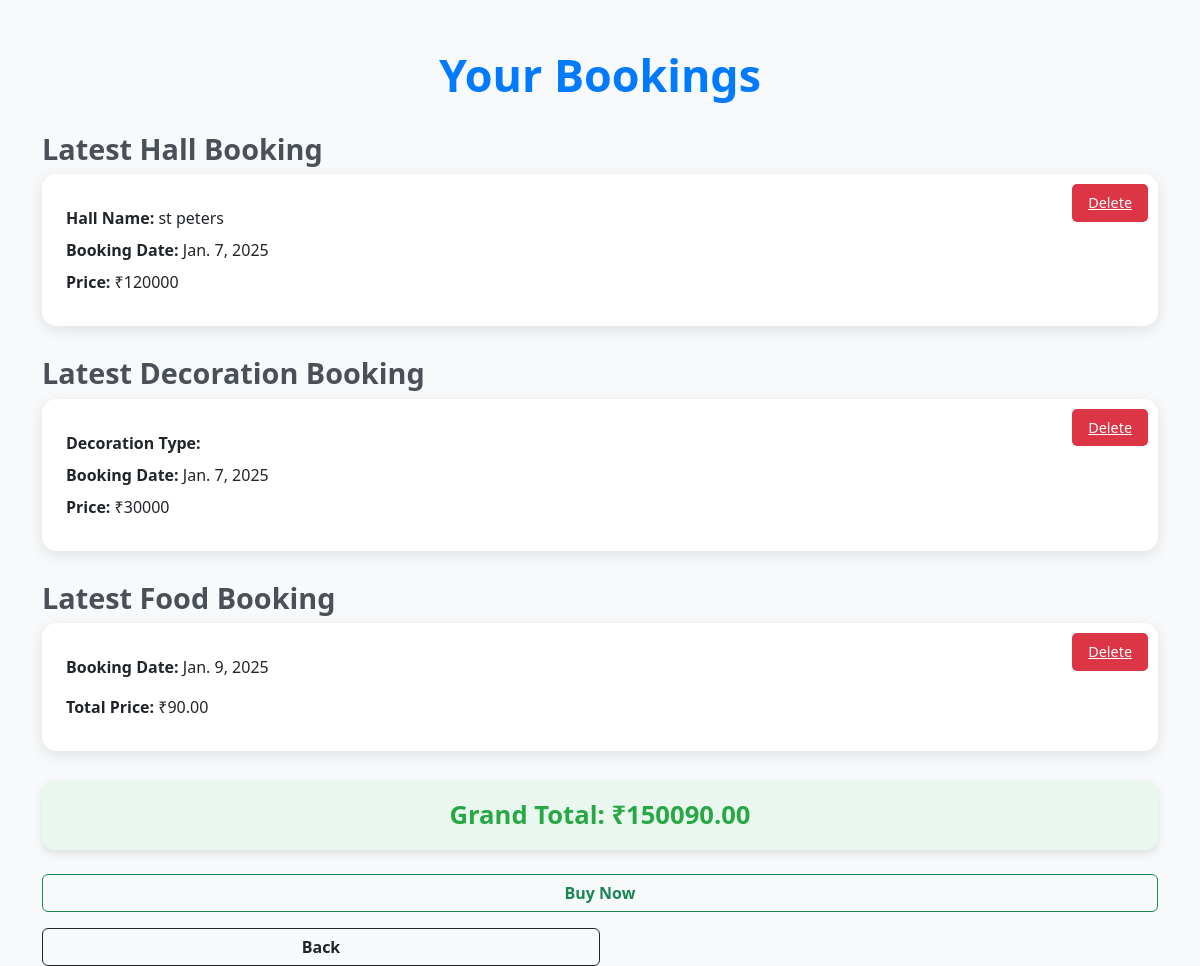
/buy (signed in), run on an earlier commit of the app's database.
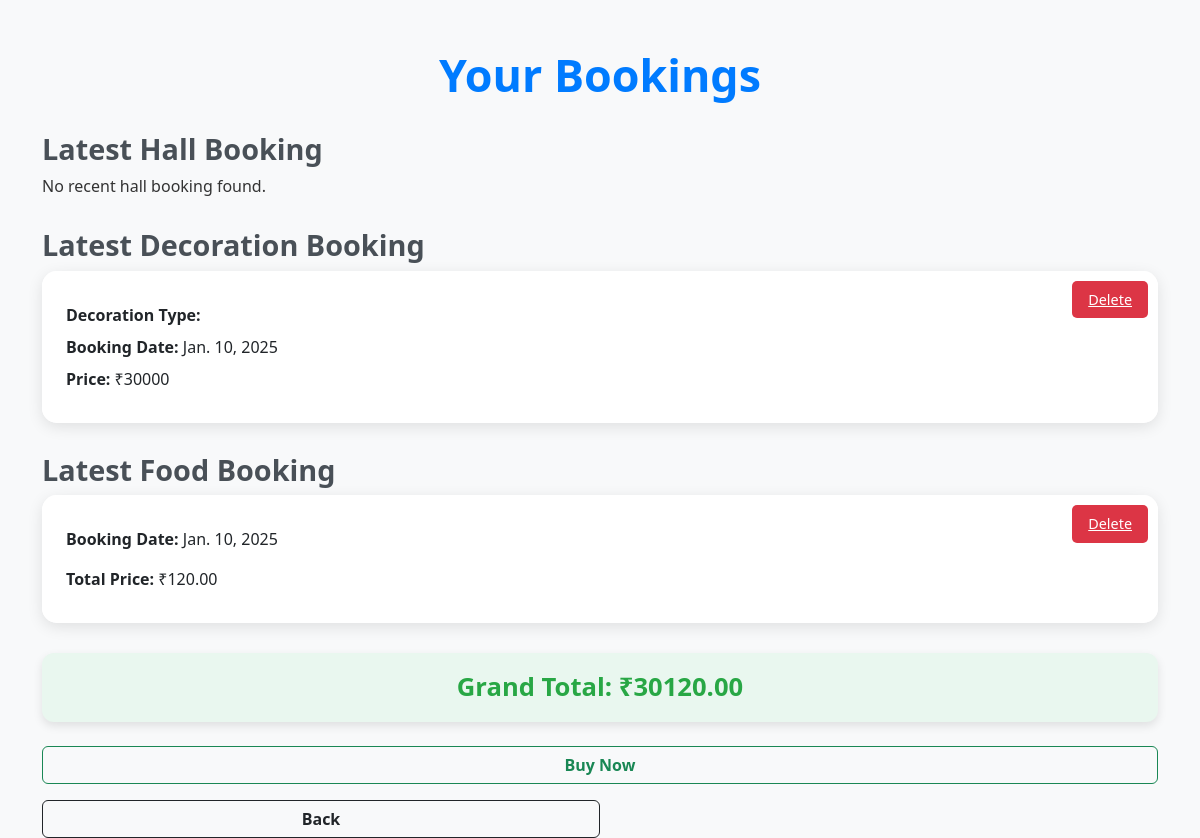
And on a later commit of the database.
### app/models.py (models this page shows, shortened)
class Bookings(models.Model):
    hall=models.ForeignKey(Halls,on_delete=models.CASCADE,null=True)
    bookingdate=models.DateField(null=True)
    customer=models.ForeignKey(Customer,on_delete=models.CASCADE,null=True)
    total_price=models.IntegerField()
    phone=models.IntegerField()

class Halls(models.Model):
    image1=models.FileField()
    image2=models.FileField()
    image3=models.FileField()
    name=models.TextField()
    dis=models.TextField()
    price=models.IntegerField()

class DecBookings(models.Model):
    decoration=models.ForeignKey(Decorations,on_delete=models.CASCADE,null=True)
    customer=models.ForeignKey(Customer,on_delete=models.CASCADE,null=True)
    address=models.TextField(null=True)
    phone=models.IntegerField()
    total_price=models.IntegerField()
    bookingdate=models.DateField(null=True)

class FoodBooking(models.Model):
    foods = models.ManyToManyField(Catering)
    customer = models.ForeignKey(Customer, on_delete=models.CASCADE, null=True)
    total_price = models.DecimalField(max_digits=10, decimal_places=2)
    booking_date = models.DateField(null=True)
    time = models.TimeField()
    address = models.TextField(null=True)
    phone = models.IntegerField()
    qty=models.IntegerField()

### app/views.py (the view)
# urls.py: path('buy',views.buy),
def buy(req):
    if 'user' in req.session:
        user = Customer.objects.get(email=req.session['user'])
        latest_hall = Bookings.objects.filter(customer=user).order_by('-id').first() if Bookings.objects.filter(customer=user).exists() else None
        latest_decoration = DecBookings.objects.filter(customer=user).order_by('-id').first() if DecBookings.objects.filter(customer=user).exists() else None
        latest_food = FoodBooking.objects.filter(customer=user).order_by('-id').first() if FoodBooking.objects.filter(customer=user).exists() else None
        halls_total = latest_hall.total_price if latest_hall else 0
        dec_total = latest_decoration.total_price if latest_decoration else 0
        food_total = latest_food.total_price if latest_food else 0
        print(f"Last Added Hall Total: {halls_total}")
        print(f"Last Added Decoration Total: {dec_total}")
        print(f"Last Added Food Total: {food_total}")
        grand_total = halls_total + dec_total + food_total
        print(f"Calculated Grand Total: {grand_total}")
        context = {
            'halls': latest_hall,  # Passing only the last added hall booking
            'dec': latest_decoration,  # Passing only the last added decoration booking
            'food': latest_food,  # Passing only the last added food booking
            'grand_total': grand_total,
            'latest_hall': latest_hall,
            'latest_decoration': latest_decoration,
            'latest_food': latest_food,
        }
        return render(req, 'user/buy.html', context)
    else:
        return redirect('login')  # Ensure 'login' is correctly referenced as the view name

### templates/user/buy.html (shortened to what this page needs)
<!DOCTYPE html>
<html lang="en">
<head>
    <link href="https://cdn.jsdelivr.net/npm/bootstrap@5.3.0/dist/css/bootstrap.min.css" rel="stylesheet">
</head>
<body>
    <div class="container mt-5">
        <h1 class="text-center">Your Bookings</h1>
        <div class="mt-4">
            <h3>Latest Hall Booking</h3>
            {% if latest_hall %}
                <div class="card">
                    <div class="card-body position-relative">
                        <a href="{% url 'delete_hall_booking' latest_hall.id %}" class="btn-delete">Delete</a>
                        <p><strong>Hall Name:</strong> {{ latest_hall.hall.name }}</p>
                        <p><strong>Booking Date:</strong> {{ latest_hall.bookingdate }}</p>
                        <p><strong>Price:</strong> ₹{{ latest_hall.total_price }}</p>
                    </div>
                </div>
            {% else %}
                <p>No recent hall booking found.</p>
            {% endif %}
        </div>
        <div class="mt-4">
            <h3>Latest Decoration Booking</h3>
            {% if latest_decoration %}
                <div class="card">
                    <div class="card-body position-relative">
                        <a href="{% url 'delete_dec_booking' latest_decoration.id %}" class="btn-delete">Delete</a>
                        <p><strong>Decoration Type:</strong> {{ latest_decoration.decoration.name }}</p>
                        <p><strong>Booking Date:</strong> {{ latest_decoration.bookingdate }}</p>
                        <p><strong>Price:</strong> ₹{{ latest_decoration.total_price }}</p>
                    </div>
                </div>
            {% else %}
                <p>No recent decoration booking found.</p>
            {% endif %}
        </div>
        <div class="mt-4">
            <h3>Latest Food Booking</h3>
            {% if latest_food %}
                <div class="card">
                    <div class="card-body position-relative">
                        <a href="{% url 'delete_food_booking' latest_food.id %}" class="btn-delete">Delete</a>
                        <p><strong>Booking Date:</strong> {{ latest_food.booking_date }}</p>
                        <p><strong>Total Price:</strong> ₹{{ latest_food.total_price }}</p>
                    </div>
                </div>
            {% else %}
                <p>No recent food booking found.</p>
            {% endif %}
        </div>
        <div class="mt-4">
            <p class="grand-total">Grand Total: ₹{{ grand_total }}</p>
        </div>
        <div class="mt-4">
            <form method="post" action="">
                <a href="buynow" class="btn btn-outline-success w-100"><b>Buy Now</b></a>
            </form>
        </div>
        <a href="../" class="btn btn-outline-dark w-50 mt-3"><b>Back</b></a>
    </div>
</body>
</html>

### templates/user/buy.html (style rules this page uses)
body { font-family: 'Segoe UI', Tahoma, Geneva, Verdana, sans-serif; background-color: #f8f9fa; color: #333; }
h1 { color: #007bff; font-size: 2.8rem; font-weight: 700; }
.card { border: none; border-radius: 15px; box-shadow: 0 4px 15px rgba(0, 0, 0, 0.1); margin-bottom: 20px; }
.card-body { background-color: #fff; border-radius: 15px; padding: 1.5rem; position: relative; }
.card-body p { margin: 0.5rem 0; font-size: 1rem; }
h3 { color: #495057; font-size: 1.8rem; font-weight: 600; margin-top: 30px; }
.grand-total { font-size: 1.6rem; font-weight: 700; color: #28a745; text-align: center; margin-top: 30px; background-color: #e9f7ef; padding: 15px; border-radius: 12px; box-shadow: 0 4px 10px rgba(0, 0, 0, 0.1); }
.btn-delete { position: absolute; top: 10px; right: 10px; padding: 0.5rem 1rem; font-size: 0.9rem; color: white; background-color: #dc3545; border: none; border-radius: 5px; cursor: pointer; }

What changed in the data, as far as the page shows it:
removed Bookings: hall.name "st peters", bookingdate "Jan. 7, 2025", total_price "120000"
no longer on this page (row edited): DecBookings: bookingdate "Jan. 7, 2025", total_price "30000"
removed FoodBooking: booking_date "Jan. 9, 2025", total_price "90.00"
added DecBookings: bookingdate "Jan. 10, 2025", total_price "30000"
added FoodBooking: booking_date "Jan. 10, 2025", total_price "120.00"
Also different on the page:
{{ grand_total }}: "150090.00" → "30120.00"
text no longer shown: "Delete Hall Name: Booking Date: Price: ₹"
text now shown: "No recent hall booking found."
